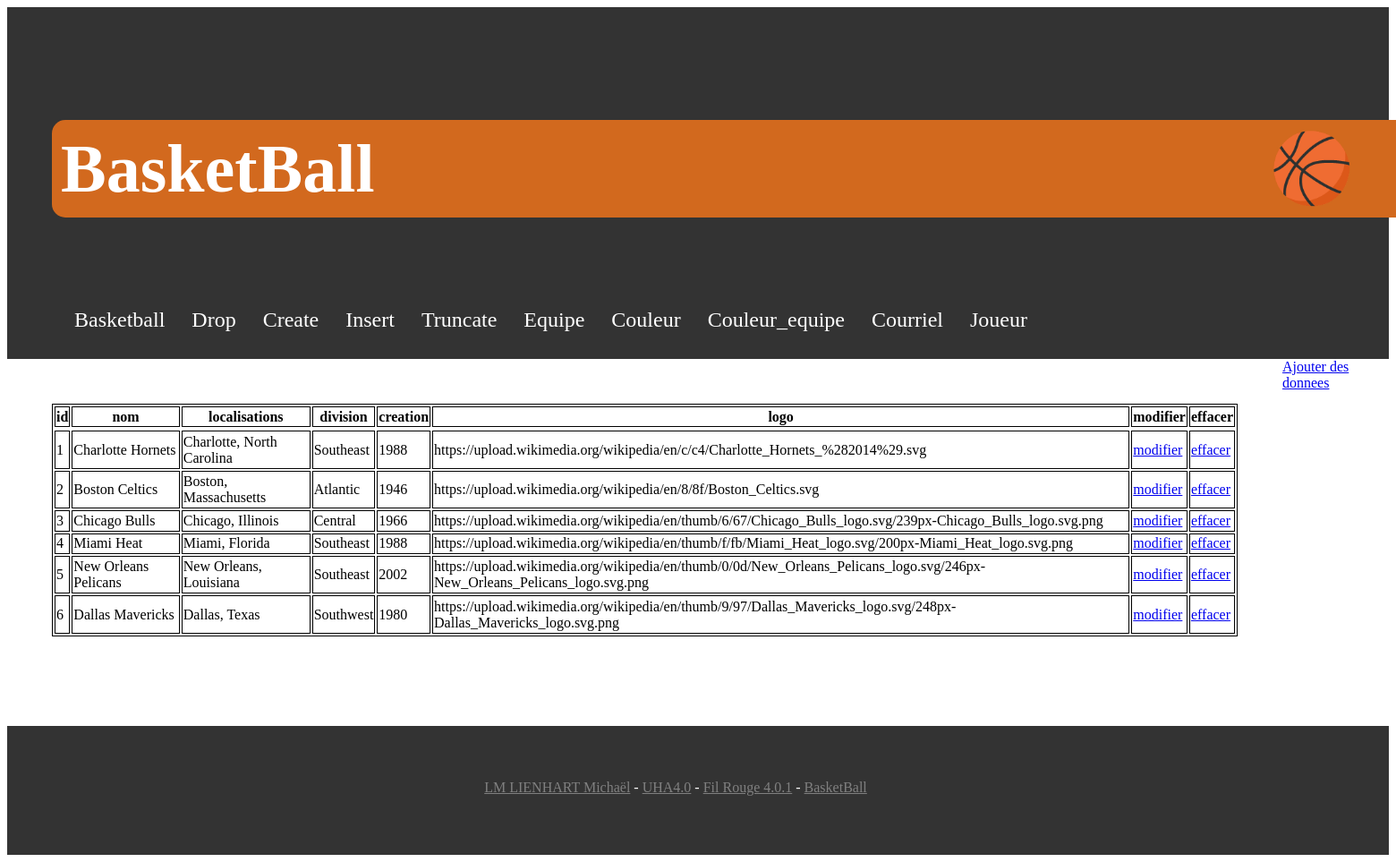
/BasketBall_phpmyadmin/showTable.php?table=equipes, run on the app's committed database.
### tables this page shows
create table if not exists equipes(
    id int auto_increment,
    nom varchar(25) not null,
    localisations varchar(55) not null,
    division varchar(25) not null,
    creation varchar(4) not null, 
    logo varchar(255) not null,
    primary key(id)
);

### BasketBall_phpmyadmin/showTable.php (the view, shortened to what this page needs)
<?php
include('header.php');
global $conn;
$conn->setAttribute(PDO::ATTR_ERRMODE, PDO::ERRMODE_EXCEPTION);
if(isset($_GET['table'])){ $table = (string) $_GET['table']; } else { $table = ''; }
$stmt = $conn->prepare("SELECT * FROM $table ORDER BY id ASC;");
$stmt->execute();
$result = $stmt->fetchAll(PDO::FETCH_ASSOC);
?>
<table>
<?php foreach($result as $row): ?>
    <tr>
    <?php foreach($row as $fields => $val): ?>
        <th>
            <?= $fields ?>
        </th>
    <?php endforeach; ?>
        <th>modifier</th>
        <th>effacer</th>
    <tr>
<?php break; endforeach; ?>
<?php foreach($result as $row): ?>
    <tr>
    <?php foreach($row as $fields => $val): ?>
        <td>
            <?= $val ?>
        </td>
    <?php endforeach; ?>
        <td>
            <a href='update<?= $table ?>.php?id=<?= $row['id'] ?>'>modifier</a></td><td><a href='delete.php?table=<?= $table ?>&id=<?= $row['id'] ?>'>effacer</a>
        </td>
    </tr>
    <?php endforeach; ?>
</table>
<a href='add<?= $table ?>.php'>Ajouter des donnees</a>
<?php include('footer.php'); ?>

### BasketBall_phpmyadmin/header.php (shortened to what this page needs)
<!DOCTYPE html>
<html>
  <head>
    <link href='style/style.css' rel='stylesheet'>
    <link rel='stylesheet' href='https://cdnjs.cloudflare.com/ajax/libs/font-awesome/4.7.0/css/font-awesome.min.css'>
  </head>
  <body>
    <header>
      <p class='titre_animation' id='titre'>BasketBall</p>
      <nav>
        <a href='showDB.php' class='nav'>Basketball</a>
        <a href='dropDB.php' class='nav'>Drop</a>
        <a href='createDB.php' class='nav'>Create</a>
        <a href='insertDB.php' class='nav'>Insert</a>
        <a href='truncateDB.php' class='nav'>Truncate</a>
        <a href='showTable.php?table=equipes' class='nav'>Equipe</a>
        <a href='showTable.php?table=couleurs' class='nav'>Couleur</a>
        <a href='showTable.php?table=couleurs_equipes' class='nav'>Couleur_equipe</a>
        <a href='showTable.php?table=courriels' class='nav'>Courriel</a>
        <a href='showTable.php?table=joueurs' class='nav'>Joueur</a>
      </nav>
    </header>
    <main>

### BasketBall_phpmyadmin/footer.php
</main>
<footer>
  <p class='info-line'>
    <a href='#' class='info'>LM LIENHART Michaël</a>
     -
    <a href='#' class='info'>UHA4.0</a>
     -
    <a href='#' class='info'>Fil Rouge 4.0.1</a>
     -
    <a href='#' class='info'>BasketBall</a>
  </p>
</footer>
</body>
</html>

### BasketBall_phpmyadmin/style/style.css (style rules this page uses)
header { font-size: 48px; padding: 50px 100px 5px 50px; background-color: #333; color: #fff; }
.titre_animation { background-color: chocolate; font-weight: 600; width: 600px; padding: 10px; border-radius: 15px 50px 50px 15px; font-size: 76px; text-align: left; animation: titre_animation; animation-fill-mode: forwards; animation-duration: 5s; }
.titre_animation::after { content: "\1F3C0"; vertical-align: sup; animation: ball; animation-fill-mode: forwards; animation-duration: 10s; position: relative; font-size: 76px; }
nav { font-size: 24px; padding: 10px 10px 10px 10px; background-color: #333; display: flex; flex-direction: row; }
.nav { text-decoration: none; padding: 10px 10px 10px 10px; color: #fff; border: 5px solid #333; }
main { min-height:360px; display: flex; flex-direction: row; }
footer { margin-top: 50px; text-align: center; padding: 50px 100px 50px 50px; margin-top: 50px; background-color: #333; color: #fff; }
.info-line { margin-top: 10px; }
.info { color:gray; }
table { margin: 50px; }
table, th, tr, td { border: 1px solid black; }

### data on the page
equipes: fields "id", fields "nom", fields "localisations", fields "division", fields "creation", fields "logo", id "1", nom "Charlotte Hornets", localisations "Charlotte, North Carolina", division "Southeast", creation "1988", logo "https://upload.wikimedia.org/wikipedia/en/c/c4/Charlotte_Hornets_%282014%29.svg"
equipes: id "2", nom "Boston Celtics", localisations "Boston, Massachusetts", division "Atlantic", creation "1946", logo "https://upload.wikimedia.org/wikipedia/en/8/8f/Boston_Celtics.svg"
equipes: id "3", nom "Chicago Bulls", localisations "Chicago, Illinois", division "Central", creation "1966", logo "https://upload.wikimedia.org/wikipedia/en/thumb/6/67/Chicago_Bulls_logo.svg/239px-Chicago_Bulls_logo.svg.png"
equipes: id "4", nom "Miami Heat", localisations "Miami, Florida", division "Southeast", creation "1988", logo "https://upload.wikimedia.org/wikipedia/en/thumb/f/fb/Miami_Heat_logo.svg/200px-Miami_Heat_logo.svg.png"
equipes: id "5", nom "New Orleans Pelicans", localisations "New Orleans, Louisiana", division "Southeast", creation "2002", logo "https://upload.wikimedia.org/wikipedia/en/thumb/0/0d/New_Orleans_Pelicans_logo.svg/246px-New_Orleans_Pelicans_logo.svg.png"
equipes: id "6", nom "Dallas Mavericks", localisations "Dallas, Texas", division "Southwest", creation "1980", logo "https://upload.wikimedia.org/wikipedia/en/thumb/9/97/Dallas_Mavericks_logo.svg/248px-Dallas_Mavericks_logo.svg.png"
